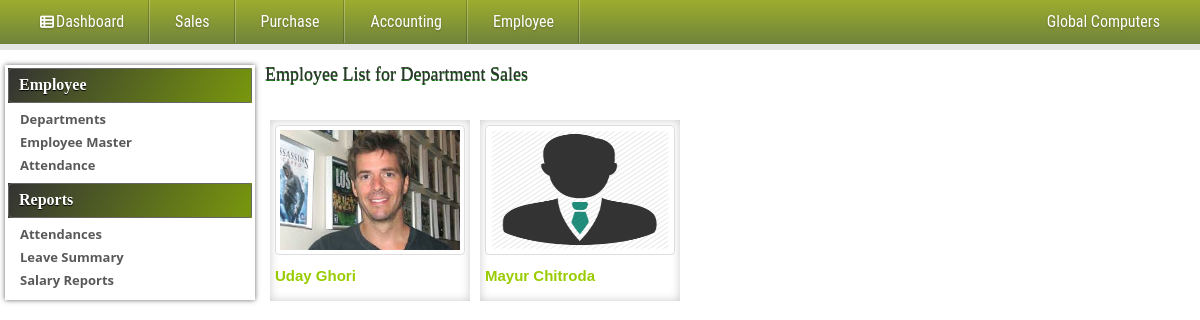
The page /admin/employee.php?eid=2&iid=1 (signed in) on the database its author committed.
### tables this page shows
CREATE TABLE IF NOT EXISTS `department_master` (
  `dept_id` int(10) NOT NULL AUTO_INCREMENT,
  `dept_name` varchar(50) NOT NULL,
  PRIMARY KEY (`dept_id`)
);

CREATE TABLE IF NOT EXISTS `employee_master` (
  `emp_id` int(10) NOT NULL AUTO_INCREMENT,
  `emp_name` varchar(100) NOT NULL,
  `doj` date NOT NULL,
  `address` varchar(300) NOT NULL,
  `address1` varchar(300) NOT NULL,
  `phone` varchar(30) NOT NULL,
  `mob` varchar(10) NOT NULL,
  `email` varchar(50) NOT NULL,
  `dob` date NOT NULL,
  `sex` char(1) NOT NULL,
  `marital_status` varchar(10) NOT NULL,
  `dept_id` int(10) NOT NULL,
  `job_title` varchar(50) NOT NULL,
  `basic_salary` double(10,2) NOT NULL,
  `reference_by` varchar(50) NOT NULL,
  `emp_img` varchar(200) NOT NULL,
  PRIMARY KEY (`emp_id`)
);

### admin/report/view_emp.php (the view, shortened to what this page needs)
<?php
if(isset($_REQUEST['eid'])&&isset($_REQUEST['iid']))
{
	$iid=$_REQUEST['iid'];
	$rs=mysql_query("select * from employee_master where dept_id='$iid'")or die(mysql_error());
	$rs1=mysql_query("select * from department_master where dept_id='$iid'")or die(mysql_error());
	$row1=mysql_fetch_array($rs1);
	if(mysql_num_rows($rs)!=0)
	{
?>
<form action="" method="post" role="form">
		<h4 id="title">Employee List for Department <?php echo $row1['dept_name'] ?></h4>
		<br />
		<?php
		while($row=mysql_fetch_array($rs))
		{
			echo '<div id="box-list"><a href="employee.php?view=employee&empid='.$row['emp_id'].'">';
			if($row['emp_img']=="")
				echo'<img src="../emp_img/emp_m.png" id="img" class="img-thumbnail"/></a>';
			else
				echo'<img src="../emp_img/'.$row['emp_img'].'" id="img" class="img-thumbnail"/></a>';
			echo'<div id="box-detail"><a href="employee.php?view=employee&empid='.$row['emp_id'].'" id="box-list-link" align=center>'.$row['emp_name'].'</a></div></div>';
		}
	}
	else
		echo "<h4>No employee available for department </h4>";
	 ?>
</form>
<?php  } ?>

### styles/style.css (style rules this page uses)
#title { width:100%; font-family:Georgia, "Times New Roman", Times, serif; height:auto; margin-top:15px; text-shadow: 0 1px #006600; }
body { margin: 0; padding: 0; color: #414141; }
#box-list { width:200px; float:left; margin:5px; padding:5px; -moz-box-shadow: inset 0 0 5px #CCCCCC; -webkit-box-shadow: inset 0 0 5px #CCCCCC; box-shadow: inset 0 0 10px #CCCCCC; }
#box-detail { padding:10px 10px 10px 0px; }
#img { width:190px; height:130px; }
#box-list-link { font-size:15px; color:#99CC00; text-transform:capitalize; font-weight:600; }

### styles/popup.css (style rules this page uses)
html, body, div, span, applet, object, iframe, h1, h2, h3, h4, h5, h6, p, blockquote, pre, a, abbr, acronym, address, big, cite, code, del, dfn, em, img, ins, kbd, q, s, samp, small, strike, strong, sub, sup, tt, var, b, u, i, center, dl, dt, dd, ol, ul, li, fieldset, form, label, legend, table, caption, tbody, tfoot, thead, tr, th, td, article, aside, canvas, details, embed, figure, figcaption, footer, header, hgroup, menu, nav, output, ruby, section, summary, time, mark, audio, video { margin: 0; padding: 0; border: 0; font-size: 100%; font: inherit; vertical-align: baseline; }
body { line-height: 1; }

### rows shown on the page
department_master: dept_name "Sales"
employee_master: emp_img (picture), emp_name "Uday Ghori"
employee_master: emp_name "Mayur Chitroda"

### other values the page prints
$_SESSION['ossem_enterprise_name'] "Global Computers"
